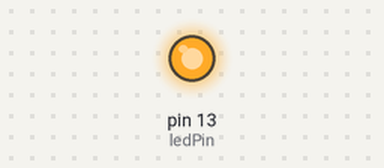
Simulated run of this sketch. Board: Arduino Uno, built with avr-gcc and run on an emulated ATmega328P. On the bench: output pins drawn as LEDs (lit = HIGH).

Above: at 0.5 s.
At 5.1 s:
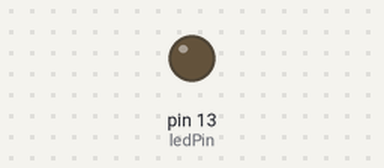
Timing chart, 0 to 6.4 s (numbered marks = the images above):
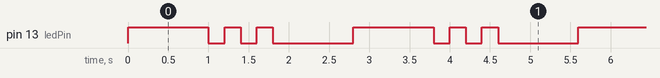

Measured:
- by itself, pin 13 (ledPin): repeats every 2.8 s: 2 × (LOW 0.20 s, HIGH 0.20 s), LOW 1.0 s, HIGH 1.0 s
- by itself, everything shown: repeats every 2.8 s, in 6 steps

The sketch:

sketch_aug20a.ino
```cpp
int ledPin = 13;                 // LED connected to digital pin 13

void setup()
{
  pinMode(ledPin, OUTPUT);      // sets the digital pin as output
}

void loop()
{
  digitalWrite(ledPin, HIGH);   // sets the LED on
  delay(1000);

  digitalWrite(ledPin, LOW);
  delay(200);

  digitalWrite(ledPin, HIGH);
  delay(200);
  digitalWrite(ledPin, LOW);
  delay(200);
  digitalWrite(ledPin, HIGH);
  delay(200);

  digitalWrite(ledPin, LOW);    // sets the LED off
  delay(1000);                  // waits for a second

}
```
